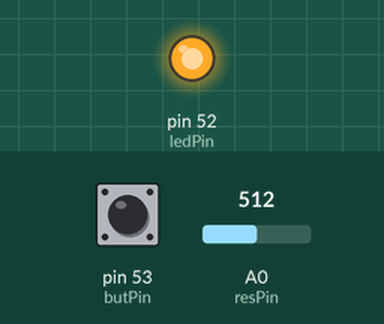
A sketch run on a simulated Arduino Mega 2560, built with avr-gcc and run on an emulated ATmega2560. On the bench: output pins drawn as LEDs (lit = HIGH). The inputs (shaded band) are chosen by the test bench; at power-on: A0 (resPin) = 512, pin 53 (butPin) HIGH. What the sketch prints to the serial monitor is not drawn.

Above: at 1.2 s.
1.3 s: A0 (resPin) set to 414
2.8 s: A0 (resPin) set to 384
At 4.0 s:
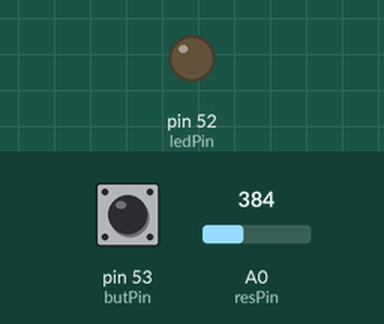
4.3 s: A0 (resPin) set to 410
At 5.4 s:
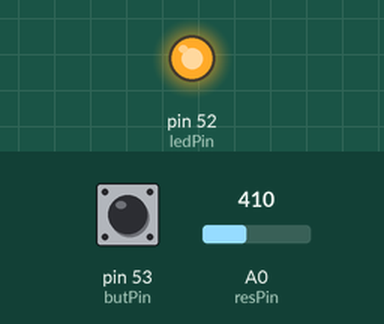
5.8 s: A0 (resPin) set to 390
At 6.6 s:
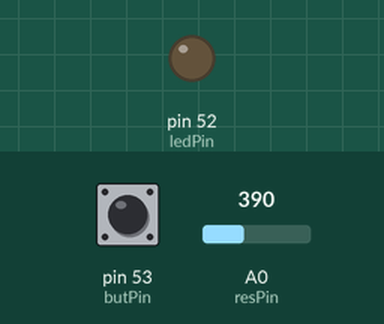
Timing chart, 0 to 8.3 s (numbered marks = the images above; inputs shaded):
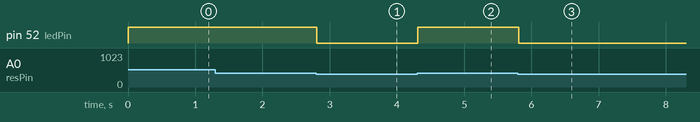

Measured:
- the behaviour switches between 400 and 399 on A0 (resPin) (found by bisection; images 0 and 1)
- after the input at 1.3 s, every drawn part: stays the same
- after the input at 2.8 s, pin 52 (ledPin): HIGH → LOW at once
- after the input at 4.3 s, pin 52 (ledPin): LOW → HIGH at once
- after the input at 5.8 s, pin 52 (ledPin): HIGH → LOW at once

The sketch:

FotoResistencia.ino
```cpp
int resPin = A0;
int ledPin = 52;
int butPin = 53;
int lightValue = 0;
int butVal;

void setup() {
  Serial.begin(9600);
  pinMode(ledPin, OUTPUT);
  pinMode(resPin, INPUT);
  pinMode(butPin, INPUT);

}

void loop() {
  lightValue = analogRead(resPin);
  butVal = digitalRead(butPin);

  if (lightValue < 400) {
    if (butVal == LOW) {
      digitalWrite(ledPin, HIGH);
    }
    else {
      digitalWrite(ledPin, LOW);
    }
  }
  else {
    if (butVal == LOW) {
      digitalWrite(ledPin, LOW);
    }
    else{
      digitalWrite(ledPin, HIGH);
    }

  }

 // Serial.println(lightValue);
  Serial.println(butVal);
  delay(100);
}
```
